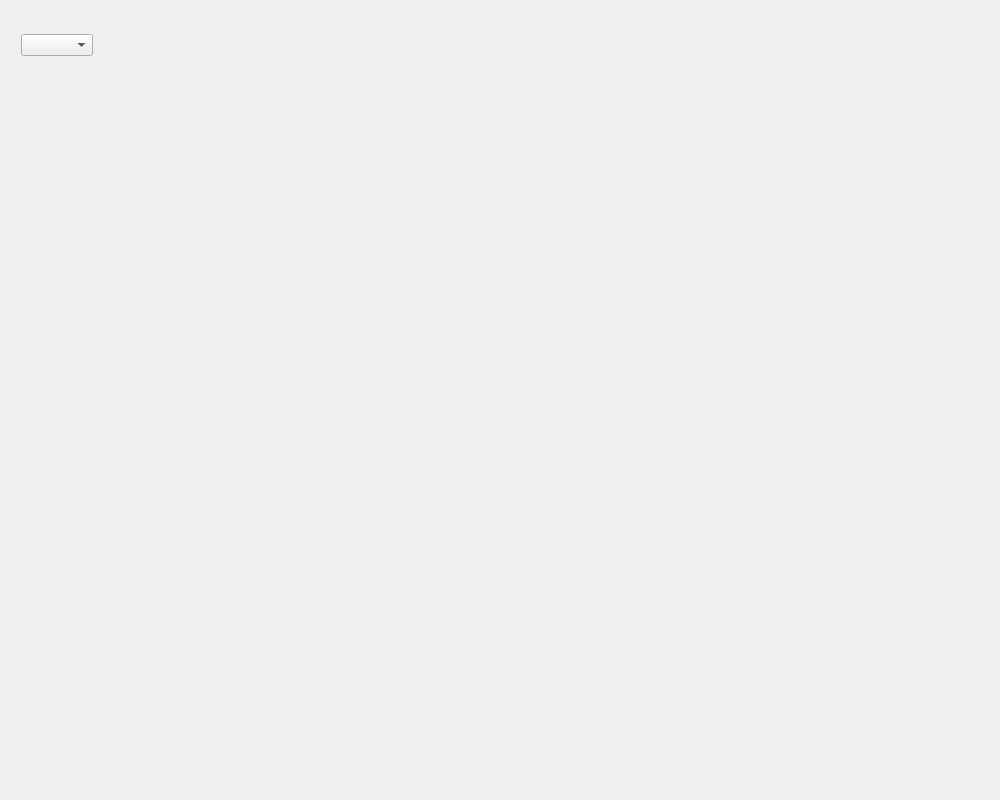
<?xml version="1.0" encoding="UTF-8"?>
<ui version="4.0">
 <class>DatabaseDemoWidgetClass</class>
 <widget class="QWidget" name="DatabaseDemoWidgetClass">
  <property name="geometry">
   <rect>
    <x>0</x>
    <y>0</y>
    <width>1000</width>
    <height>800</height>
   </rect>
  </property>
  <property name="windowTitle">
   <string>DatabaseDemoWidget</string>
  </property>
  <layout class="QGridLayout" name="DatabaseDemoWidgetLayout">
   <property name="leftMargin">
    <number>10</number>
   </property>
   <property name="topMargin">
    <number>10</number>
   </property>
   <property name="rightMargin">
    <number>10</number>
   </property>
   <property name="bottomMargin">
    <number>10</number>
   </property>
   <property name="spacing">
    <number>10</number>
   </property>
   <item row="0" column="0">
    <widget class="QWidget" name="rootWidget" native="true">
     <layout class="QVBoxLayout" name="rootWidgetLayout" stretch="1,10">
      <property name="spacing">
       <number>10</number>
      </property>
      <property name="leftMargin">
       <number>0</number>
      </property>
      <property name="topMargin">
       <number>0</number>
      </property>
      <property name="rightMargin">
       <number>0</number>
      </property>
      <property name="bottomMargin">
       <number>0</number>
      </property>
      <item>
       <widget class="QWidget" name="topWidget" native="true">
        <layout class="QHBoxLayout" name="topWidgetLayout">
         <item>
          <widget class="QComboBox" name="comboBox"/>
         </item>
         <item>
          <spacer name="horizontalSpacer">
           <property name="orientation">
            <enum>Qt::Horizontal</enum>
           </property>
           <property name="sizeHint" stdset="0">
            <size>
             <width>884</width>
             <height>20</height>
            </size>
           </property>
          </spacer>
         </item>
        </layout>
       </widget>
      </item>
      <item>
       <widget class="QWidget" name="bottomWidget" native="true"/>
      </item>
     </layout>
    </widget>
   </item>
  </layout>
 </widget>
 <layoutdefault spacing="6" margin="11"/>
 <resources>
  <include location="DatabaseDemoWidget.qrc"/>
 </resources>
 <connections>
  <connection>
   <sender>comboBox</sender>
   <signal>currentIndexChanged(int)</signal>
   <receiver>DatabaseDemoWidgetClass</receiver>
   <slot>comboBoxCurrentIndexChanged()</slot>
   <hints>
    <hint type="sourcelabel">
     <x>45</x>
     <y>40</y>
    </hint>
    <hint type="destinationlabel">
     <x>55</x>
     <y>-18</y>
    </hint>
   </hints>
  </connection>
 </connections>
 <slots>
  <slot>comboBoxCurrentIndexChanged()</slot>
 </slots>
</ui>
